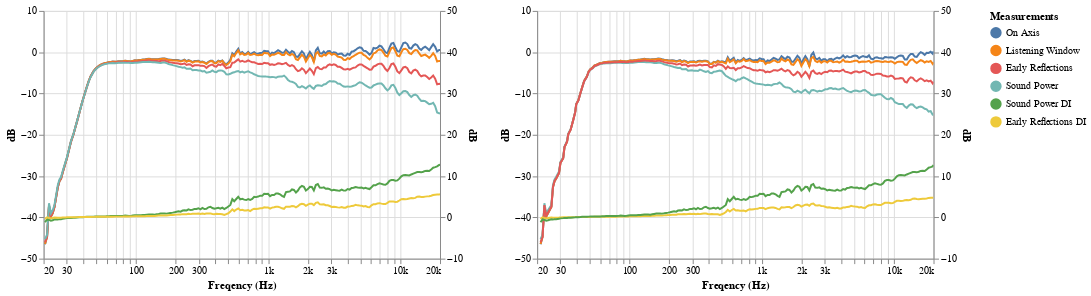

Notebook code for this chart:
### Code cell
graph_spinorama(df_speaker['CEA2034'], g_params) | graph_spinorama(spin_filtered, g_params)

### Figure 1 — Vega-Lite specification as saved in the notebook (floating-point values rounded to 4 significant figures; data arrays with more than 128 entries replaced by an {"elided": "..."} marker saying what was removed)
{"config": {"view": {"continuousWidth": 400, "continuousHeight": 300}}, "hconcat": [{"layer": [{"layer": [{"mark": {"type": "circle", "size": 100}, "encoding": {"color": {"type": "nominal", "field": "Measurements", "sort": null}, "opacity": {"condition": {"value": 1, "selection": "selector001"}, "value": 0}, "tooltip": [{"type": "nominal", "field": "Measurements"}, {"type": "quantitative", "field": "Freq"}, {"type": "quantitative", "field": "dB"}], "x": {"type": "quantitative", "axis": {"format": "s"}, "field": "Freq", "scale": {"base": 10, "domain": [20, 20000], "nice": false, "type": "log"}, "title": "Freqency (Hz)"}, "y": {"type": "quantitative", "field": "dB", "scale": {"domain": [-50, 10], "zero": false}}}, "selection": {"selector006": {"type": "multi", "fields": ["Measurements"], "bind": "legend"}, "selector007": {"type": "interval", "bind": "scales"}, "selector001": {"type": "single", "nearest": true, "on": "mouseover", "fields": ["Freq"], "empty": "none"}}, "transform": [{"filter": {"field": "Measurements", "oneOf": ["On Axis", "Listening Window", "Early Reflections", "Sound Power"]}}]}, {"mark": "line", "encoding": {"color": {"type": "nominal", "field": "Measurements", "sort": null}, "opacity": {"condition": {"value": 1, "selection": "selector006"}, "value": 0.2}, "x": {"type": "quantitative", "axis": {"format": "s"}, "field": "Freq", "scale": {"base": 10, "domain": [20, 20000], "nice": false, "type": "log"}, "title": "Freqency (Hz)"}, "y": {"type": "quantitative", "field": "dB", "scale": {"domain": [-50, 10], "zero": false}}}, "transform": [{"filter": {"field": "Measurements", "oneOf": ["On Axis", "Listening Window", "Early Reflections", "Sound Power"]}}]}]}, {"layer": [{"mark": {"type": "circle", "size": 100}, "encoding": {"color": {"type": "nominal", "field": "Measurements", "sort": null}, "opacity": {"condition": {"value": 1, "selection": "selector001"}, "value": 0}, "tooltip": [{"type": "nominal", "field": "Measurements"}, {"type": "quantitative", "field": "Freq"}, {"type": "quantitative", "field": "dB"}], "x": {"type": "quantitative", "axis": {"format": "s"}, "field": "Freq", "scale": {"base": 10, "domain": [20, 20000], "nice": false, "type": "log"}, "title": "Freqency (Hz)"}, "y": {"type": "quantitative", "field": "dB", "scale": {"domain": [-10, 50], "zero": false}}}, "transform": [{"filter": {"field": "Measurements", "oneOf": ["Early Reflections DI", "Sound Power DI"]}}]}, {"mark": "line", "encoding": {"color": {"type": "nominal", "field": "Measurements", "sort": null}, "opacity": {"condition": {"value": 1, "selection": "selector006"}, "value": 0.2}, "x": {"type": "quantitative", "axis": {"format": "s"}, "field": "Freq", "scale": {"base": 10, "domain": [20, 20000], "nice": false, "type": "log"}, "title": "Freqency (Hz)"}, "y": {"type": "quantitative", "field": "dB", "scale": {"domain": [-10, 50], "zero": false}}}, "transform": [{"filter": {"field": "Measurements", "oneOf": ["Early Reflections DI", "Sound Power DI"]}}]}]}], "data": {"name": "data-ffd9f4bb7ed062654d39a12f968ca2d4"}, "height": 250, "resolve": {"scale": {"y": "independent"}}, "width": 400}, {"layer": [{"layer": [{"mark": {"type": "circle", "size": 100}, "encoding": {"color": {"type": "nominal", "field": "Measurements", "sort": null}, "opacity": {"condition": {"value": 1, "selection": "selector001"}, "value": 0}, "tooltip": [{"type": "nominal", "field": "Measurements"}, {"type": "quantitative", "field": "Freq"}, {"type": "quantitative", "field": "dB"}], "x": {"type": "quantitative", "axis": {"format": "s"}, "field": "Freq", "scale": {"base": 10, "domain": [20, 20000], "nice": false, "type": "log"}, "title": "Freqency (Hz)"}, "y": {"type": "quantitative", "field": "dB", "scale": {"domain": [-50, 10], "zero": false}}}, "selection": {"selector008": {"type": "multi", "fields": ["Measurements"], "bind": "legend"}, "selector009": {"type": "interval", "bind": "scales"}, "selector001": {"type": "single", "nearest": true, "on": "mouseover", "fields": ["Freq"], "empty": "none"}}, "transform": [{"filter": {"field": "Measurements", "oneOf": ["On Axis", "Listening Window", "Early Reflections", "Sound Power"]}}]}, {"mark": "line", "encoding": {"color": {"type": "nominal", "field": "Measurements", "sort": null}, "opacity": {"condition": {"value": 1, "selection": "selector008"}, "value": 0.2}, "x": {"type": "quantitative", "axis": {"format": "s"}, "field": "Freq", "scale": {"base": 10, "domain": [20, 20000], "nice": false, "type": "log"}, "title": "Freqency (Hz)"}, "y": {"type": "quantitative", "field": "dB", "scale": {"domain": [-50, 10], "zero": false}}}, "transform": [{"filter": {"field": "Measurements", "oneOf": ["On Axis", "Listening Window", "Early Reflections", "Sound Power"]}}]}]}, {"layer": [{"mark": {"type": "circle", "size": 100}, "encoding": {"color": {"type": "nominal", "field": "Measurements", "sort": null}, "opacity": {"condition": {"value": 1, "selection": "selector001"}, "value": 0}, "tooltip": [{"type": "nominal", "field": "Measurements"}, {"type": "quantitative", "field": "Freq"}, {"type": "quantitative", "field": "dB"}], "x": {"type": "quantitative", "axis": {"format": "s"}, "field": "Freq", "scale": {"base": 10, "domain": [20, 20000], "nice": false, "type": "log"}, "title": "Freqency (Hz)"}, "y": {"type": "quantitative", "field": "dB", "scale": {"domain": [-10, 50], "zero": false}}}, "transform": [{"filter": {"field": "Measurements", "oneOf": ["Early Reflections DI", "Sound Power DI"]}}]}, {"mark": "line", "encoding": {"color": {"type": "nominal", "field": "Measurements", "sort": null}, "opacity": {"condition": {"value": 1, "selection": "selector008"}, "value": 0.2}, "x": {"type": "quantitative", "axis": {"format": "s"}, "field": "Freq", "scale": {"base": 10, "domain": [20, 20000], "nice": false, "type": "log"}, "title": "Freqency (Hz)"}, "y": {"type": "quantitative", "field": "dB", "scale": {"domain": [-10, 50], "zero": false}}}, "transform": [{"filter": {"field": "Measurements", "oneOf": ["Early Reflections DI", "Sound Power DI"]}}]}]}], "data": {"name": "data-97d01eb0cfae63eac7aa0b5eba6307f5"}, "height": 250, "resolve": {"scale": {"y": "independent"}}, "width": 400}], "$schema": "https://vega.github.io/schema/vega-lite/v4.8.1.json", "datasets": {"data-ffd9f4bb7ed062654d39a12f968ca2d4": {"elided": "1400 records"}, "data-97d01eb0cfae63eac7aa0b5eba6307f5": {"elided": "1407 records"}}}
